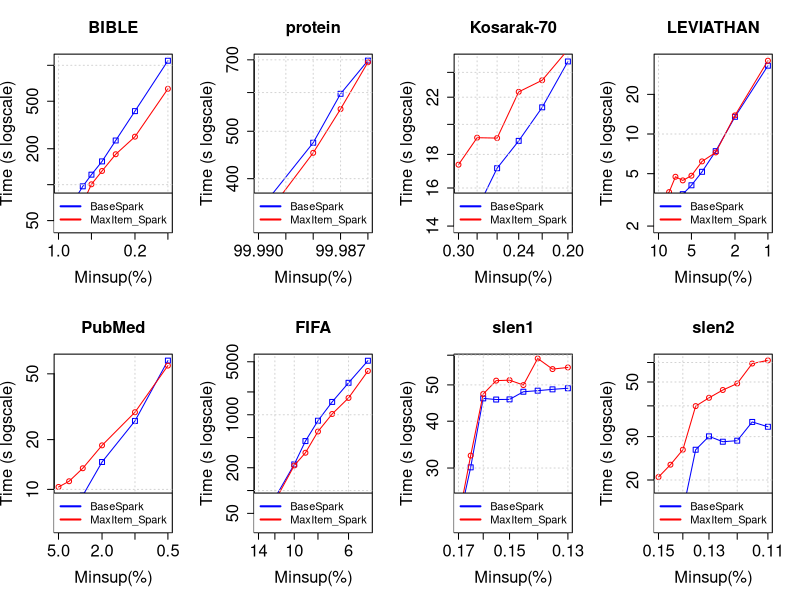

The R source for this figure:
tiff("MmEsLpMiss_MaxItemAtOne_NoPPIC.png", width=18, height=9, units='in', res=120)
par(mfrow=c(2,4), cex.lab=1.5, cex.axis=1.5, cex.main=1.5, cex.sub=1.5)

#BIBLE
#DATA
x <- c(0.01, 0.009, 0.008, 0.007, 0.006, 0.005, 0.004, 0.003, 0.002, 0.001)*100

zero <- c(52796, 54313, 65238, 76671, 96842, 121262, 156699, 234465, 413217, 1092148)/1000
one <- c(45301, 46646, 49071, 53203, 70110, 100696, 130230, 179787, 252375, 635487)/1000

#PLOT
plot(x, zero, log = "xy", type="o", pch=0, xlab="Minsup(%)",ylab="Time (s logscale)", col="blue", xlim = rev(range(x)), ylim=c(45, 1092))
lines(x, one, col="red", type="o", pch=1)
title(main="BIBLE", cex.lab=1.5, cex.axis=1.5, cex.main=1.5, cex.sub=1.5)
grid()
legend("bottomright", legend=c("BaseSpark", "MaxItem_Spark"), lty=c(1,1),lwd=c(2,2), col=c("blue", "red"), cex = 1)

#protein
#DATA
x <- c(0.9999, 0.99988, 0.99987, 0.99986)*100

zero <- c(343017, 473810, 596472, 697465)/1000
one <- c(320944, 451766, 555200, 692023)/1000

#PLOT
plot(x, zero, log = "xy", type="o", pch=0, xlab="Minsup(%)",ylab="Time (s logscale)", col="blue", xlim = rev(range(x)), ylim=c(320, 697))
lines(x, one, col="red", type="o", pch=1)
title(main="protein", cex.lab=1.5, cex.axis=1.5, cex.main=1.5, cex.sub=1.5)
grid()
legend("bottomright", legend=c("BaseSpark", "MaxItem_Spark"), lty=c(1,1),lwd=c(2,2), col=c("blue", "red"), cex = 1)

#Kosarak-70
#DATA
x <- c(0.003, 0.0028, 0.0026, 0.0024, 0.0022, 0.002)*100

zero <- c(15474, 14856, 17149, 18875, 21231, 24935)/1000
one <- c(17364, 19086, 19060, 22417, 23347, 25984)/1000

#PLOT
plot(x, zero, log = "xy", type="o", pch=0, xlab="Minsup(%)",ylab="Time (s logscale)", col="blue", xlim = rev(range(x)), ylim=c(14, 25))
lines(x, one, col="red", type="o", pch=1)
title(main="Kosarak-70", cex.lab=1.5, cex.axis=1.5, cex.main=1.5, cex.sub=1.5)
grid()
legend("bottomright", legend=c("BaseSpark", "MaxItem_Spark"), lty=c(1,1),lwd=c(2,2), col=c("blue", "red"), cex = 1)

#LEVIATHAN
#DATA
x <- c(0.1, 0.09, 0.08, 0.07, 0.06, 0.05, 0.04, 0.03, 0.02, 0.01)*100

zero <- c(2295, 2312, 2516, 3105, 3496, 4080, 5163, 7414, 13505, 33000)/1000
one <- c(3259, 3230, 3621, 4737, 4444, 4824, 6196, 7247, 13846, 36029)/1000

#PLOT
plot(x, zero, log = "xy", type="o", pch=0, xlab="Minsup(%)",ylab="Time (s logscale)", col="blue", xlim = rev(range(x)), ylim=c(2, 36))
lines(x, one, col="red", type="o", pch=1)
title(main="LEVIATHAN", cex.lab=1.5, cex.axis=1.5, cex.main=1.5, cex.sub=1.5)
grid()
legend("bottomright", legend=c("BaseSpark", "MaxItem_Spark"), lty=c(1,1),lwd=c(2,2), col=c("blue", "red"), cex = 1)

#PubMed
#DATA
x <- c(0.05, 0.04, 0.03, 0.02, 0.01, 0.005)*100

zero <- c(6549, 7547, 9177, 14644, 25945, 60113)/1000
one <- c(10343, 11198, 13420, 18463, 29293, 56065)/1000

#PLOT
plot(x, zero, log = "xy", type="o", pch=0, xlab="Minsup(%)",ylab="Time (s logscale)", col="blue", xlim = rev(range(x)), ylim=c(6, 60))
lines(x, one, col="red", type="o", pch=1)
title(main="PubMed", cex.lab=1.5, cex.axis=1.5, cex.main=1.5, cex.sub=1.5)
grid()
legend("bottomright", legend=c("BaseSpark", "MaxItem_Spark"), lty=c(1,1),lwd=c(2,2), col=c("blue", "red"), cex = 1)

#FIFA
#DATA
x <- c(0.14, 0.12, 0.1, 0.09, 0.08, 0.07, 0.06, 0.05)*100

zero <- c(34465, 79626, 221550, 449631, 834468, 1476503, 2639619, 5160952)/1000
one <- c(47956, 72566, 214017, 315329, 601258, 1023672, 1667162, 3778928)/1000

#PLOT
plot(x, zero, log = "xy", type="o", pch=0, xlab="Minsup(%)",ylab="Time (s logscale)", col="blue", xlim = rev(range(x)), ylim=c(34, 5160))
lines(x, one, col="red", type="o", pch=1)
title(main="FIFA", cex.lab=1.5, cex.axis=1.5, cex.main=1.5, cex.sub=1.5)
grid()
legend("bottomright", legend=c("BaseSpark", "MaxItem_Spark"), lty=c(1,1),lwd=c(2,2), col=c("blue", "red"), cex = 1)

#slen1
#DATA
x <- c(0.0017, 0.00165, 0.0016, 0.00155, 0.0015, 0.00145, 0.0014, 0.00135, 0.0013)*100

zero <- c(21433, 30124, 46018, 45696, 45741, 47937, 48250, 48646, 48981)/1000
one <- c(21932, 32380, 47272, 51320, 51474, 49942, 58808, 55098, 55660)/1000

#PLOT
plot(x, zero, log = "xy", type="o", pch=0, xlab="Minsup(%)",ylab="Time (s logscale)", col="blue", xlim = rev(range(x)), ylim=c(21, 58))
lines(x, one, col="red", type="o", pch=1)
title(main="slen1", cex.lab=1.5, cex.axis=1.5, cex.main=1.5, cex.sub=1.5)
grid()
legend("bottomright", legend=c("BaseSpark", "MaxItem_Spark"), lty=c(1,1),lwd=c(2,2), col=c("blue", "red"), cex = 1)

#slen2
#DATA
x <- c(0.0015, 0.00145, 0.0014, 0.00135, 0.0013, 0.00125, 0.0012, 0.00115, 0.0011)*100

zero <- c(13258, 14335, 14949, 26537, 30083, 28606, 28885, 34413, 32900)/1000
one <- c(20559, 23078, 26536, 39913, 43127, 46395, 49298, 59426, 61223)/1000

#PLOT
plot(x, zero, log = "xy", type="o", pch=0, xlab="Minsup(%)",ylab="Time (s logscale)", col="blue", xlim = rev(range(x)), ylim=c(13, 61))
lines(x, one, col="red", type="o", pch=1)
title(main="slen2", cex.lab=1.5, cex.axis=1.5, cex.main=1.5, cex.sub=1.5)
grid()
legend("bottomright", legend=c("BaseSpark", "MaxItem_Spark"), lty=c(1,1),lwd=c(2,2), col=c("blue", "red"), cex = 1)

dev.off()
